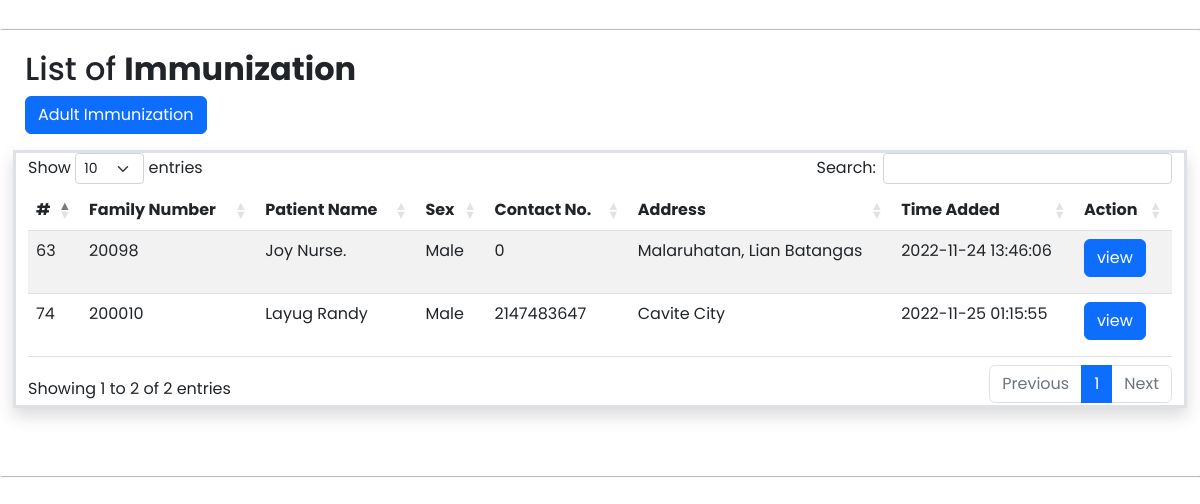
The app's page /Immunization_Table.php with its own data.
### tables this page shows
CREATE TABLE `patient_information` (
  `id` int(11) NOT NULL AUTO_INCREMENT,
  `family_number` bigint(10) NOT NULL,
  `family_code` varchar(10) NOT NULL,
  `record_type` varchar(60) NOT NULL,
  `last_name` varchar(30) NOT NULL,
  `first_name` varchar(30) NOT NULL,
  `middle_name` varchar(30) NOT NULL,
  `suffix` varchar(5) NOT NULL,
  `sex` varchar(10) NOT NULL,
  `address` varchar(100) NOT NULL,
  `zip` int(10) NOT NULL,
  `contact_no` int(15) NOT NULL,
  `age` varchar(3) NOT NULL,
  `civil_status` varchar(15) NOT NULL,
  `spouse_name` varchar(60) NOT NULL,
  `birth_date` varchar(10) NOT NULL,
  `birth_place` varchar(70) NOT NULL,
  `blood_type` varchar(5) NOT NULL,
  `bd_spouse` varchar(10) NOT NULL,
  `educational_attainment` varchar(50) NOT NULL,
  `family_member` varchar(10) NOT NULL,
  `other_specify` varchar(25) NOT NULL,
  `mother_name` varchar(70) NOT NULL,
  `mother_bd` varchar(10) NOT NULL,
  `father_name` varchar(70) NOT NULL,
  `father_bd` varchar(10) NOT NULL,
  `dswd_nhts` varchar(5) NOT NULL,
  `family_house_no` int(15) NOT NULL,
  `4ps_member` varchar(5) NOT NULL,
  `household_no` int(15) NOT NULL,
  `philhealth_member` varchar(5) NOT NULL,
  `status_type` varchar(10) NOT NULL,
  `philhealth_no` varchar(30) NOT NULL,
  `indicate_category` varchar(25) NOT NULL,
  `pcb_member` varchar(5) NOT NULL,
  `added_at` datetime NOT NULL DEFAULT current_timestamp(),
  PRIMARY KEY (`id`)
);

### Immunization_Table.php (the view, shortened to what this page needs)
<?php
$con = connection();
?>
<!DOCTYPE html>
<html lang="en">
<head>
    <link rel="stylesheet" href="assets/css/style.css">
    <link rel="stylesheet" href="assets/css/fontawesome.css">
    <link rel="stylesheet"  href="https://unpkg.com/boxicons@2.1.2/css/boxicons.min.css" />
    <link rel="stylesheet" href="css/Sidebardesign.css">
    <link href="https://unpkg.com/boxicons@2.0.7/css/boxicons.min.css" rel="stylesheet">
    <link rel="stylesheet"  href="https://cdnjs.cloudflare.com/ajax/libs/twitter-bootstrap/5.2.0/css/bootstrap.min.css"/>
    <link rel="stylesheet"  href="https://cdn.datatables.net/1.13.1/css/dataTables.bootstrap5.min.css"/>
</head>
<body>
<?php
$sql = "SELECT * FROM patient_information WHERE record_type = 'Immunization' ORDER BY id DESC";
$patient_information = $con->query($sql) or die ($con->error);
$row = $patient_information->fetch_assoc();
?>
    <div class="table-wrapper">
        <div class="table-title">
          <div class="row">
              <div class="col-sm-6">
                 <h2>List of <b>Immunization</b></h2>
                 <?php include('Modals/adultImmunization.php'); ?>
              </div>
            <div class="tables border shadow border-3 mt-3 mb-5">
            <table class="table table-striped mt-3" id="immunization" style="width:100%">
            <thead>
          <tr>
            <th>#</th>
            <th>Family Number</th>
            <th>Patient Name</th>
            <th>Sex</th>
            <th>Contact No.</th>
            <th>Address</th>
            <th>Time Added</th>
            <th>Action</th>
          </tr>
        </thead>
            <tbody>
            <?php do{ ?>
                <tr>
                        <td><?php echo $row['id']; ?></td>
                        <td><?php echo $row['family_number']; ?></td>
                        <td><?php echo $row['last_name']. ' ' .$row['first_name'];?></td>
                        <td><?php echo $row['sex']; ?></td>
                        <td><?php echo $row['contact_no']; ?></td>
                        <td><?php echo $row['address']; ?></td>
                        <td><?php echo $row['added_at']; ?></td>
                        <td>
                            <div class="col-2">
                            <a href="viewImmunizationrecord.php?id=<?php echo $row['id']; ?>" class="btn btn-primary mb-2">view</a>
                            </div>
                        </td>
                  </tr>
                  <?php }while($row = $patient_information->fetch_assoc()); ?>
            </tbody>
        </table>
      </div>
      </div>
     </div>
    </div>
</body>
</html>

### css/Sidebardesign.css (style rules this page uses)
* { margin: 0; padding: 0; box-sizing: border-box; font-family: 'Poppins', sans-serif; }

### records on screen
patient_information: id "74", family_number "200010", last_name "Layug", first_name "Randy", sex "Male", contact_no "2147483647", address "Cavite City", added_at "2022-11-25 01:15:55"
patient_information: id "63", family_number "20098", last_name "Joy", first_name "Nurse.", sex "Male", contact_no "0", address "Malaruhatan, Lian Batangas", added_at "2022-11-24 13:46:06"
